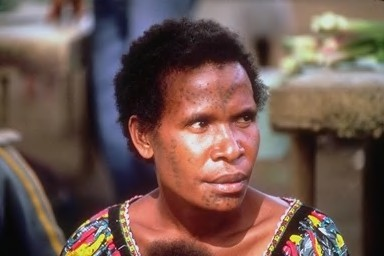
//> input picture MajorRegions/1.jpg, 384 x 256 px
$ ./main   (built with g++ and OpenCV 4)
//> lines starting //> are read from the running program, lines starting //| are printed output that depends on the picture; after the words box and inside, x2 and y2 are one past the last pixel; in counts of white or black regions, pixels touching at a corner belong together
### MajorRegions/RegionGrowing.h
#ifndef REGIONGROWING_H_
#define REGIONGROWING_H_

#include<map>
#include<cv.h>
#include<highgui.h>

using namespace cv;
using namespace std;

struct colorInfo{
	Vec3d color;
	int count = 1;
	vector<Point> site;
};

class region_growing{
private:
	int cThreshold;
	Mat cImage;
public:
	region_growing(int threshold, Mat image, Mat &regImg, map<int, colorInfo> &info);
	void left_top_method(Mat &regImg, map<int, colorInfo> &info);
	void show_region_image(Mat regImg, map<int, colorInfo> info);
};

#endif

### MajorRegions/GaussianBlur.h
#ifndef GAUSSINABLUR_H_
#define GAUSSINABLUR_H_

#define _USE_MATH_DEFINES

#include<cv.h>
#include<highgui.h>
#include<math.h>

using namespace cv;
using namespace std;

class gaussian{
private:
	vector<double> cMask;
	int cStart;
	int cSize;
	double cStandred;
public:
	gaussian(int size, int standred, Mat &image);
	void init_mask();
	void Gaussian_Blur(Mat &image);
};

#endif

### MajorRegions/RegionGrowing.cpp
#include"RegionGrowing.h"

double EuclideanDistance(Vec3d color1, Vec3d color2);

region_growing::region_growing(int threshold, Mat image, Mat &regImg, map<int, colorInfo> &info){
	cThreshold = threshold;
	cImage = image;
	left_top_method(regImg, info);
	show_region_image(regImg, info);
}

void region_growing::left_top_method(Mat &regImg, map<int, colorInfo> &info){
	int row = cImage.rows;
	int col = cImage.cols;
	int newCodeName = 1;
	int code, dis;
	Vec3d color;

	regImg.at<int>(0, 0) = newCodeName;
	info[newCodeName].color = cImage.at<Vec3b>(0, 0);
	info[newCodeName].site.resize(1000);
	info[newCodeName].site[0] = Point(0, 0);
	newCodeName++;

	for (int i = 1; i < row; i++){
		code = regImg.at<int>(i - 1, 0);
		color = info[code].color;
		color /= info[code].count;

		dis = EuclideanDistance(color, cImage.at<Vec3b>(i, 0));
		if (dis <= cThreshold){
			regImg.at<int>(i, 0) = code;
			info[code].color += cImage.at<Vec3b>(i, 0);
			if (info[code].count == info[code].site.size()){
				info[code].site.resize(info[code].site.size() + 1000);
			}
			info[code].site[info[code].count] = Point(i, 0);
			info[code].count++;
		}
		else{
			regImg.at<int>(i, 0) = newCodeName;
			info[newCodeName].color = cImage.at<Vec3b>(i, 0);
			info[newCodeName].site.resize(1000);
			info[newCodeName].site[0] = Point(i, 0);
			newCodeName++;
		}
	}
	for (int j = 1; j < col; j++){
		code = regImg.at<int>(0, j - 1);
		color = info[code].color;
		color /= info[code].count;

		dis = EuclideanDistance(color, cImage.at<Vec3b>(0, j));
		if (dis <= cThreshold){
			regImg.at<int>(0, j) = code;
			info[code].color += cImage.at<Vec3b>(0, j);
			if (info[code].count == info[code].site.size()){
				info[code].site.resize(info[code].site.size() + 1000);
			}
			info[code].site[info[code].count] = Point(0, j);
			info[code].count++;
		}
		else{
			regImg.at<int>(0, j) = newCodeName;
			info[newCodeName].color = cImage.at<Vec3b>(0, j);
			info[newCodeName].site.resize(1000);
			info[newCodeName].site[0] = Point(0, j);
			newCodeName++;
		}
	}
	int codeL, codeU, disL, disU, count, index;
	Vec3d colorL, colorU;
	for (int i = 1; i < row; i++){
		for (int j = 1; j < col; j++){
			//if (i == 3 && j == 16) system("pause");
			//if (newCodeName < 0) system("pause");
			codeL = regImg.at<int>(i, j - 1);
			codeU = regImg.at<int>(i - 1, j);
			colorL = info[codeL].color;
			colorL /= info[codeL].count;
			if (codeL < 0 || codeU < 0) system("pause");

			disL = EuclideanDistance(colorL, cImage.at<Vec3b>(i, j));
			if (codeL == codeU){
				if (disL <= cThreshold){
					regImg.at<int>(i, j) = codeL;
					info[codeL].color += colorL;
					if (info[codeL].count == info[codeL].site.size()){
						info[codeL].site.resize(info[codeL].site.size() + 1000);
					}
					info[codeL].site[info[codeL].count] = Point(i, j);
					info[codeL].count++;
				}
				else{
					regImg.at<int>(i, j) = newCodeName;
					info[newCodeName].color += cImage.at<Vec3b>(i, j);
					info[newCodeName].site.resize(1000);
					info[newCodeName].site[0] = Point(i, j);
					newCodeName++;
				}
			}
			else{
				colorU = info[codeU].color;
				colorU /= info[codeU].count;
				disU = EuclideanDistance(colorU, cImage.at<Vec3b>(i, j));
				if (disL <= cThreshold && disU <= cThreshold){
					if (info[codeL].count >= info[codeU].count){
						regImg.at<int>(i, j) = codeL;
						count = info[codeL].count;
						info[codeL].color += info[codeU].color;
						info[codeL].color += cImage.at<Vec3b>(i, j);
						info[codeL].count += info[codeU].count + 1;
						if (info[codeL].site.size() <= info[codeL].count){
							info[codeL].site.resize(info[codeL].count + 1000);
						}
						info[codeL].site[count++] = Point(i, j);
						index = 0;
						for (vector<Point>::iterator it = info[codeU].site.begin(); index < info[codeU].count; it++, index++){
							regImg.at<int>(it->x, it->y) = codeL;
							info[codeL].site[count] = *it;
							count++;
						}info.erase(codeU);
					}
					else{
						regImg.at<int>(i, j) = codeU;
						count = info[codeU].count;
						info[codeU].color += info[codeL].color;
						info[codeU].color += cImage.at<Vec3b>(i, j);
						info[codeU].count += info[codeL].count + 1;
						if (info[codeU].site.size() <= info[codeU].count){
							info[codeU].site.resize(info[codeU].count + 1000);
						}
						info[codeU].site[count++] = Point(i, j);
						index = 0;
						for (vector<Point>::iterator it = info[codeL].site.begin(); index < info[codeL].count; it++, index++){
							regImg.at<int>(it->x, it->y) = codeU;
							info[codeU].site[count] = *it;
							count++;
						}info.erase(codeL);
					}
				}
				else if (disL > cThreshold && disU <= cThreshold){
					regImg.at<int>(i, j) = codeU;
					info[codeU].color += colorU;
					if (info[codeU].count == info[codeU].site.size()){
						info[codeU].site.resize(info[codeU].site.size() + 1000);
					}
					info[codeU].site[info[codeU].count] = Point(i, j);
					info[codeU].count++;
				}
				else if (disL <= cThreshold && disU > cThreshold){
					regImg.at<int>(i, j) = codeL;
					info[codeL].color += colorL;
					if (info[codeL].count == info[codeL].site.size()){
						info[codeL].site.resize(info[codeL].site.size() + 1000);
					}
					info[codeL].site[info[codeL].count] = Point(i, j);
					info[codeL].count++;
				}
				else{
					regImg.at<int>(i, j) = newCodeName;
					info[newCodeName].color += cImage.at<Vec3b>(i, j);
					info[newCodeName].site.resize(1000);
					info[newCodeName].site[0] = Point(i, j);
					newCodeName++;
				}
			}
		}
	}
	for (map<int, colorInfo>::iterator it = info.begin(); it != info.end(); it++){
		it->second.color /= it->second.count;
	}
}
void region_growing::show_region_image(Mat regImg, map<int, colorInfo> info){
	Mat segImg = Mat(regImg.size(), cImage.type());
	for (map<int, colorInfo>::iterator it = info.begin(); it != info.end(); it++){
		for (vector<Point>::iterator vit = it->second.site.begin(); vit != it->second.site.end(); vit++){
			segImg.at<Vec3b>(vit->x, vit->y) = it->second.color;
		}
	}
	imshow("Segmentation Image", segImg);
	waitKey(0);
}
double EuclideanDistance(Vec3d color1, Vec3d color2){
	double dis = 0;
	for (int i = 0; i < 3; i++){
		dis += pow(color1[i] - color2[i], 2);
	}return sqrt(dis);
}

### MajorRegions/GaussianBlur.cpp
#include"GaussianBlur.h"

gaussian::gaussian(int size, int standred, Mat &image){
	cSize = size;
	cStandred = standred;
	cMask.resize(cSize * cSize);
	//imshow("image", image);
	init_mask();
	Gaussian_Blur(image);
	//imshow("new image", image); waitKey(0);
}
void gaussian::init_mask(){
	int index = 0, center = cSize / 2;
	double u, v, standred = pow(cStandred, 2), e;
	for (int i = 0; i < cSize; i++){
		for (int j = 0; j < cSize; j++){
			u = pow(center - i, 2);
			v = pow(center - j, 2);
			e = pow(M_E, -(u + v) / (2 * standred));
			cMask[index] =
				(1 / (2 * M_PI * standred)) * e;
			index++;
		}
	}
}
void gaussian::Gaussian_Blur(Mat &image){
	Mat smoImg = Mat(image.size(), image.type());
	int index;
	int start = cSize / 2;
	Vec3d color;

	for (int i = start; i < image.rows - start; i++){
		for (int j = start; j < image.cols - start; j++){
			index = 0;
			color = { 0, 0, 0 };
			for (int x = i - start; x <= i + start; x++){
				for (int y = j - start; y <= j + start; y++){
					color += image.at<Vec3b>(x, y) * cMask[index];
					index++;
				}
			}
			smoImg.at<Vec3b>(i, j) = color;
		}
	}image = smoImg;
}

### MajorRegions/main.cpp
#include"GaussianBlur.h"
#include"RegionGrowing.h"

int main(int argc, char* argv[]){
	Mat image = imread("1.jpg", -1);
//> image is the input picture: 256 rows x 384 cols, CV_8UC3; mean B, G, R 79.8, 86.9, 111.8
	if (image.empty()){
		return 0;
	}
	Mat resImg;
	resize(image, resImg, Size(256, 256), 0, 0, CV_INTER_LINEAR);
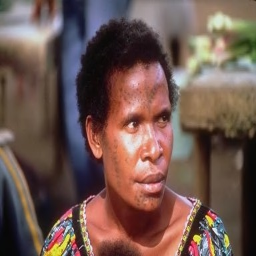
//> resImg: 256 rows x 256 cols, CV_8UC3; mean B, G, R 80, 87, 111.9
	gaussian gau(5, 1, resImg);
//> the loop in Gaussian_Blur, `for (int i = start; i < image.rows - start; i++)` made 252 passes
//> color on passes 1 to 3: [80, 95, 116], [81, 96, 118], [82, 96, 121]
//> after the loop in Gaussian_Blur, `for (int i = start; i < image.rows - start; i++)`:
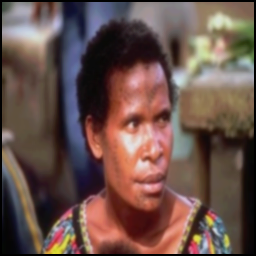
//> smoImg: 256 rows x 256 cols, CV_8UC3; mean B, G, R 75.5, 82.1, 106.5
//> after the loop in Gaussian_Blur, `for (int i = start; i < image.rows - start; i++)`: index = 25; color = [7, 5, 5]
	map<int, colorInfo> info;
	Mat code = Mat(resImg.size(), CV_32SC1);
	region_growing rg(35, resImg, code, info);
//> in left_top_method, `info[newCodeName].color = cImage.at<Vec3b>(0, 0);`: info = 1 item
//> after the loop in left_top_method, `for (int i = 1; i < row; i++)`:
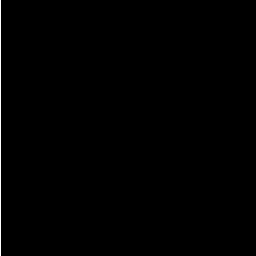
//> regImg: 256 rows x 256 cols, CV_32SC1; values 0 (black) and 1 (white), 0.39% white in thin lines or dots, all inside (x1, y1, x2, y2) = (0, 0, 1, 256)
//> after the loop in left_top_method, `for (int i = 1; i < row; i++)`: newCodeName = 2
//> after the loop in left_top_method, `for (int j = 1; j < col; j++)`:
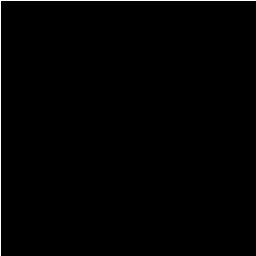
//> regImg: 256 rows x 256 cols, CV_32SC1; values 0 (black) and 1 (white), 0.78% white in thin lines or dots
//> after the loop in left_top_method, `for (int i = 1; i < row; i++)`:
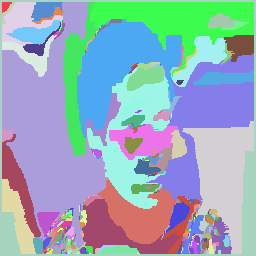
//> regImg: 256 rows x 256 cols, CV_32SC1; 475 distinct labels, from 1 to 4499; one colour per label, 0 black
//> after the loop in show_region_image, `for (map<int, colorInfo>::iterator it = info.begin(); it != info.end()..`:
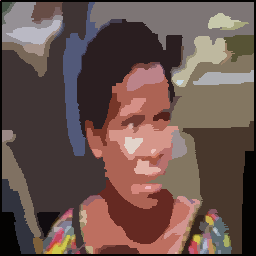
//> segImg: 256 rows x 256 cols, CV_8UC3; mean B, G, R 77.2, 82.9, 105.3
}
